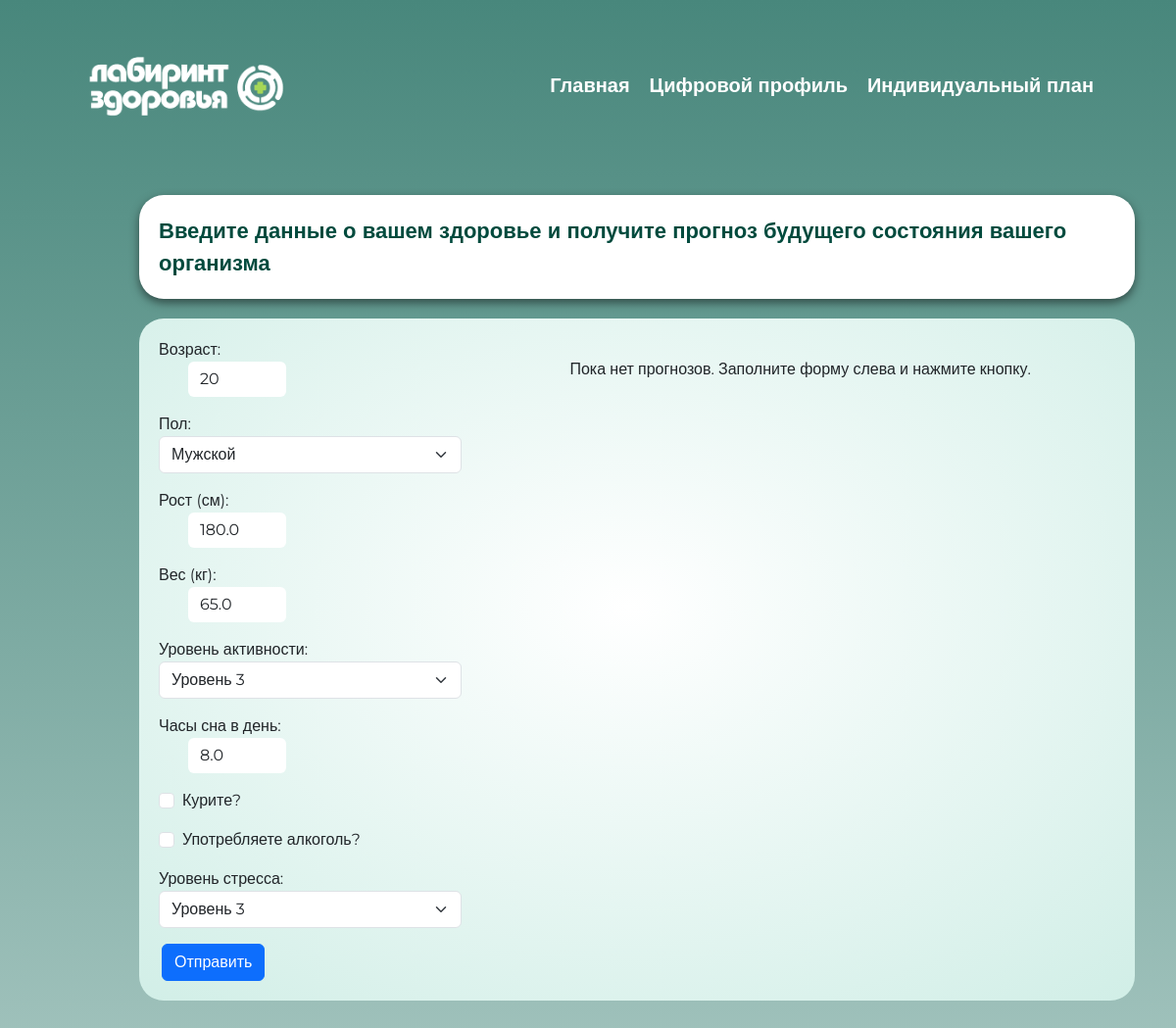
The app's page /home/forecasts/ (signed in, upper part), older data.
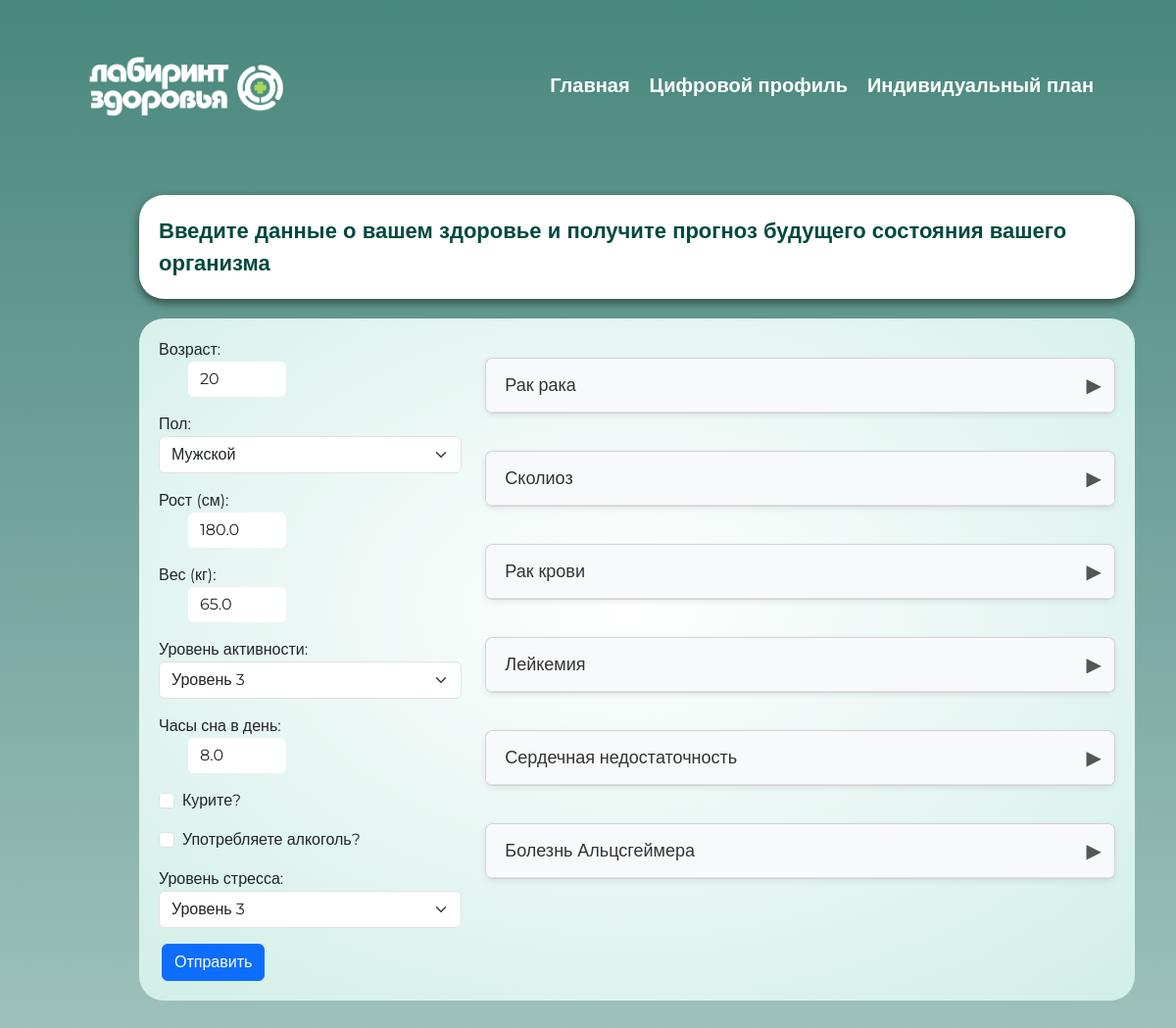
The same page, newer data.
### user_login/models.py (models this page shows, shortened)
class Forecast(models.Model):
    user = models.ForeignKey(User, on_delete=models.CASCADE, related_name='forecast')
    name = models.CharField(max_length=100)
    created_at = models.DateTimeField(auto_now_add=True)
    is_deleted = models.BooleanField(default=False)

### home/views.py (the view, shortened to what this page needs)
# urls.py: path('forecasts/', views.forecast, name='forecasts'),
def forecast(request):
    if not request.user.is_authenticated:
        return redirect('/login')
    user = request.user
    initial = {
        'age':            user.age,
        'sex':            0 if user.gender == 'M' else 1,
        'height':         user.height,
        'weight':         user.weight,
        'activity_level': user.activity_level,
        'sleep_hours':    user.sleep_hours,
        'smoking':        user.smoking,
        'alcohol':        user.alcohol,
        'stress_level':   user.stress_level,
    }
    form = HealthForm(request.POST or None, initial=initial)
    forecasts_qs = user.forecast.filter(is_deleted=False)
    forecasts_data = []
    for f_obj in forecasts_qs:
        points_qs = f_obj.points.order_by('age')
        points_list = [
            {'age': pt.age, 'percent': pt.percent}
            for pt in points_qs
        ]
        forecasts_data.append({
            'id':     f_obj.id,
            'name':   f_obj.name,
            'points': json.dumps(points_list, ensure_ascii=False)
        })
    advice_list = get_personal_health_advice(initial)
    for advice in advice_list:
        advice['effects_json'] = json.dumps(advice['effects'], ensure_ascii=False)
    return render(request, 'digital_profile.html', {
        'title':        'Прогнозы',
        'user':         user,
        'forecasts':    forecasts_data,
        'form':         form,
        'advice_list':  advice_list,
    })

### home/views.py (called while the page is built)
def get_personal_health_advice(user_data):
    relevant_advice = []
    for advice in HEALTH_ADVICE_LEVELS:
        try:
            if advice['relevant'](user_data):
                relevant_advice.append({
                    "title": advice["title"],
                    "description": advice["description"],
                    "effects": advice["effects"],
                    'level': advice["level"],
                })
        except Exception as e:
            continue
    return relevant_advice

### home/templates/digital_profile.html (shortened to what this page needs)
{% extends 'base.html' %}
{% load static %}
{% block content %}
<html lang="en">
<head>
    <link
            href="https://cdn.jsdelivr.net/npm/bootstrap@5.3.0/dist/css/bootstrap.min.css"
            rel="stylesheet"
>
    <link rel="stylesheet" href="{% static 'css/digital_profile.css' %}">
</head>
<div class="container">
    <div class="message-box">
      <p>Введите данные о вашем здоровье и получите прогноз будущего состояния вашего организма</p>
    </div>
  </div>
  <section class="container" id="fill_info">
    <div class="fill_info">
      <div class="row">
        <div class="col-md-4">
<form method="post" novalidate>
  <div class="mb-3">
    {{ form.age.label_tag }}{{ form.age }}
  </div>
  <div class="mb-3">
    {{ form.sex.label_tag }}{{ form.sex }}
  </div>
  <div class="mb-3">
    {{ form.height.label_tag }}{{ form.height }}
  </div>
  <div class="mb-3">
    {{ form.weight.label_tag }}{{ form.weight }}
  </div>
  <div class="mb-3">
    {{ form.activity_level.label_tag }}{{ form.activity_level }}
  </div>
  <div class="mb-3">
    {{ form.sleep_hours.label_tag }}{{ form.sleep_hours }}
  </div>
  <div class="form-check mb-3">
    {{ form.smoking }} {{ form.smoking.label_tag }}
  </div>
  <div class="form-check mb-3">
    {{ form.alcohol }} {{ form.alcohol.label_tag }}
  </div>
  <div class="mb-3">
    {{ form.stress_level.label_tag }}{{ form.stress_level }}
  </div>
  <button type="submit" class="btn btn-primary">Отправить</button>
</form>
        </div>
        <div class="col-md-8">
          <div class="chart-sections">
            {% for forecast in forecasts %}
              <div class="card mb-2" data-forecast-name="{{ forecast.name }}">
                <div class="card-header" id="heading-{{ forecast.id }}">
                  <h5 class="mb-0">
                    <button class="btn btn-link text-decoration-none collapsed"
                            type="button"
                            data-bs-toggle="collapse"
                            data-bs-target="#collapse-{{ forecast.id }}"
                            aria-expanded="false"
                            aria-controls="collapse-{{ forecast.id }}">
                      {{ forecast.name }}
                    </button>
                  </h5>
                </div>
              </div>
            {% empty %}
              <p>Пока нет прогнозов. Заполните форму слева и нажмите кнопку.</p>
            {% endfor %}
          </div>
        </div>
      </div>
    </div>
  </section>
</html>
{% endblock %}

Row changes from the older to the newer data that the page shows:
added Forecast: name "Рак рака"
added Forecast: name "Сколиоз"
added Forecast: name "Рак крови"
added Forecast: name "Лейкемия"
added Forecast: name "Сердечная недостаточность"
added Forecast: name "Болезнь Альцсгеймера"
Text that changed along with them:
text no longer shown: "Пока нет прогнозов. Заполните форму слева и нажмите кнопку."
